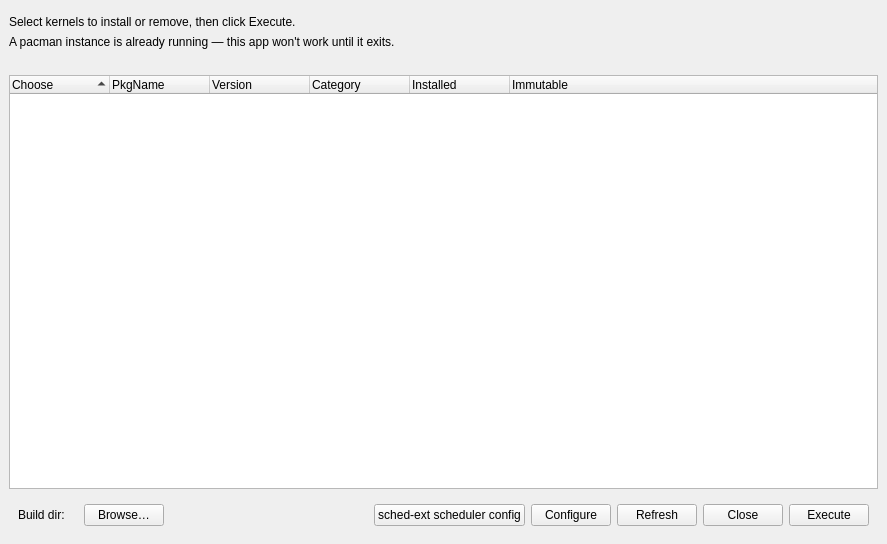
<?xml version="1.0" encoding="UTF-8"?>
<ui version="4.0">
 <class>MainWindow</class>
 <widget class="QMainWindow" name="MainWindow">
  <property name="windowModality">
   <enum>Qt::WindowModality::NonModal</enum>
  </property>
  <property name="geometry">
   <rect>
    <x>0</x>
    <y>0</y>
    <width>887</width>
    <height>544</height>
   </rect>
  </property>
  <property name="minimumSize">
   <size>
    <width>830</width>
    <height>0</height>
   </size>
  </property>
   <property name="windowTitle">
    <string>Kernel Manager</string>
   </property>
  <widget class="QWidget" name="centralwidget">
   <layout class="QVBoxLayout" name="verticalLayout">
    <item>
     <widget class="QFrame" name="kernelInfoHeader">
      <property name="minimumSize">
       <size>
        <width>800</width>
        <height>0</height>
       </size>
      </property>
     </widget>
    </item>
    <item>
     <widget class="QLabel" name="label">
      <property name="text">
       <string>&lt;html&gt;
&lt;body&gt;
&lt;p&gt;Select kernels to install or remove, then click Execute.&lt;/p&gt;
&lt;/body&gt;
&lt;/html&gt;</string>
      </property>
      <property name="wordWrap">
       <bool>true</bool>
      </property>
     </widget>
    </item>
    <item>
     <widget class="QLabel" name="pacmanLockBanner">
      <property name="visible">
       <bool>false</bool>
      </property>
      <property name="text">
       <string>A pacman instance is already running — this app won't work until it exits.</string>
      </property>
     </widget>
    </item>
    <item>
     <spacer name="horizontalSpacer_3">
      <property name="orientation">
       <enum>Qt::Orientation::Horizontal</enum>
      </property>
      <property name="sizeHint" stdset="0">
       <size>
        <width>40</width>
        <height>20</height>
       </size>
      </property>
     </spacer>
    </item>
    <item>
     <widget class="QTreeWidget" name="treeKernels">
      <property name="frameShadow">
       <enum>QFrame::Shadow::Raised</enum>
      </property>
      <property name="tabKeyNavigation">
       <bool>true</bool>
      </property>
      <property name="selectionMode">
       <enum>QAbstractItemView::SelectionMode::SingleSelection</enum>
      </property>
      <property name="sortingEnabled">
       <bool>true</bool>
      </property>
      <column>
       <property name="text">
        <string>Choose</string>
       </property>
      </column>
      <column>
       <property name="text">
        <string>PkgName</string>
       </property>
      </column>
      <column>
       <property name="text">
        <string>Version</string>
       </property>
      </column>
      <column>
       <property name="text">
        <string>Category</string>
       </property>
      </column>
      <column>
       <property name="text">
        <string>Installed</string>
       </property>
      </column>
      <column>
       <property name="text">
        <string>Immutable</string>
       </property>
      </column>
     </widget>
    </item>
    <item>
     <widget class="QWidget" name="widget" native="true">
      <layout class="QHBoxLayout" name="horizontalLayout">
        <item>
         <widget class="QLabel" name="buildDirCaption">
          <property name="text">
           <string>Build dir:</string>
          </property>
         </widget>
        </item>
        <item>
         <widget class="QLabel" name="buildDirLabel">
          <property name="text">
           <string></string>
          </property>
          <property name="toolTip">
           <string></string>
          </property>
         </widget>
        </item>
        <item>
         <widget class="QPushButton" name="browse">
          <property name="text">
           <string>Browse…</string>
          </property>
         </widget>
        </item>
       <item>
        <spacer name="horizontalSpacer">
         <property name="orientation">
          <enum>Qt::Orientation::Horizontal</enum>
         </property>
         <property name="sizeHint" stdset="0">
          <size>
           <width>40</width>
           <height>20</height>
          </size>
         </property>
        </spacer>
       </item>
       <item>
        <widget class="QPushButton" name="schedext">
         <property name="text">
          <string>sched-ext scheduler config</string>
         </property>
        </widget>
       </item>
       <item>
        <widget class="QPushButton" name="configure">
         <property name="text">
          <string>Configure</string>
         </property>
        </widget>
       </item>
       <item>
         <widget class="QPushButton" name="refresh">
          <property name="text">
           <string>Refresh</string>
          </property>
          <property name="toolTip">
           <string>Re-scan the kernel list and clear stale built/folder entries.</string>
          </property>
         </widget>
       </item>
       <item>
         <widget class="QPushButton" name="cancel">
          <property name="text">
           <string>Close</string>
          </property>
         </widget>
       </item>
       <item>
         <widget class="QPushButton" name="ok">
          <property name="text">
           <string>Execute</string>
          </property>
          <property name="toolTip">
           <string>Install the checked kernel(s) or uninstall the unchecked installed ones. After each execution the list refreshes automatically — removed kernels disappear from the view.</string>
          </property>
         </widget>
       </item>
      </layout>
     </widget>
    </item>
   </layout>
  </widget>
 </widget>
 <resources/>
 <connections/>
</ui>
